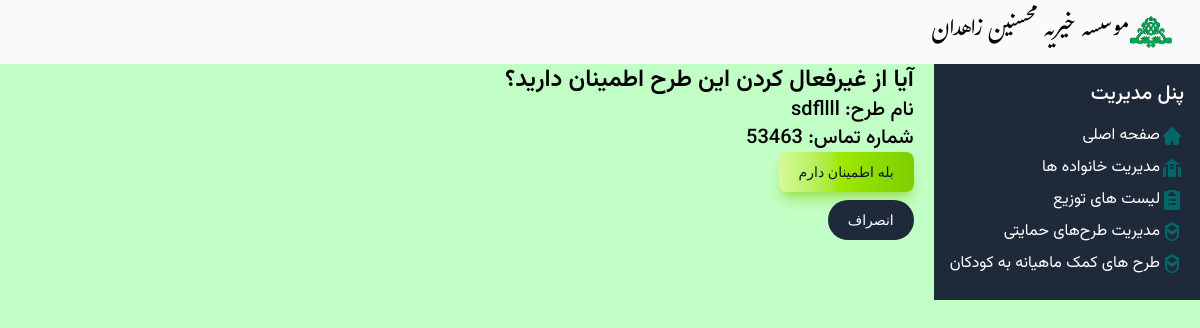
Before: /supporter/1/deactive with the older database file.
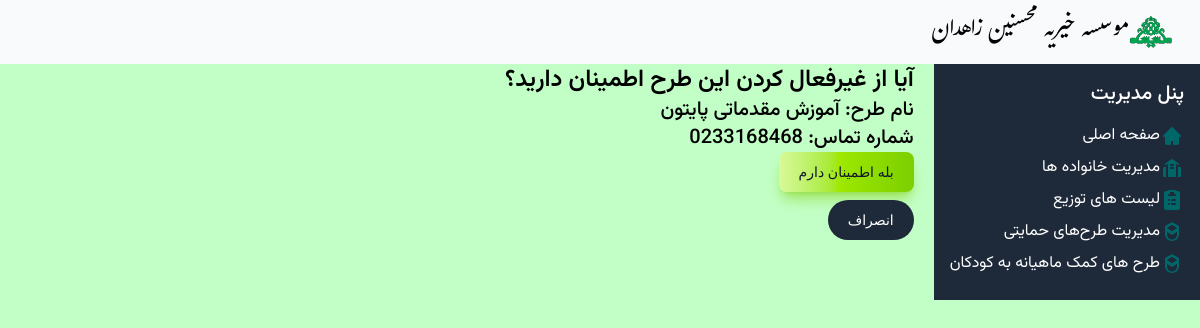
After: the same page with the newer database file.
### Mohsenin/models.py (models this page shows, shortened)
class Supporter(models.Model):
    name = models.CharField('نام', max_length=50)
    contact_number = models.CharField('شماره تماس', max_length=15, blank=True, null=True)
    email = models.EmailField('ایمیل', blank=True, null=True)
    is_active = models.BooleanField('فعال', default=True, choices=ACTIVATION_CHOICE)
    supports_orphans_only = models.BooleanField('فقط حمایت از یتیمان', default=True, choices=YES_NO_CHOICE)

### Mohsenin/Views/supportviews.py (the view, shortened to what this page needs)
# urls.py: path('supporter/<int:pk>/deactive', supportviews.SupporterDeactiveView.as_view(), name="support-deactive"),
class SupporterDeactiveView(generic.View):
    template_name = 'Support/supporter_confirm_deactive.html'
    def get(self, request, pk):
        supporter = get_object_or_404(Supporter, pk=pk)
        context = {
            'supporter': supporter
        }
        return render(request, self.template_name, context)

### Mohsenin/templates/Support/supporter_confirm_deactive.html (shortened to what this page needs)
{% extends "base.html" %}
{% block content %}
{% if supporter.is_active %}
<h2 class="vazir-semibold text-2xl">آیا از غیرفعال کردن این طرح اطمینان دارید؟</h2>
{% else%}
<h2 class="vazir-semibold text-2xl">آیا از فعال این طرح اطمینان دارید؟</h2>
{% endif %}
<h3 class="vazir-medium text-xl">نام طرح: {{ supporter.name }}</h3>
<h3 class="vazir-medium text-xl">شماره تماس: {{ supporter.contact_number }}</h3>
<form method="post">
    <button type="submit" class="text-gray-900 bg-gradient-to-r from-lime-200 via-lime-400 to-lime-500 hover:bg-gradient-to-br focus:ring-4 focus:outline-none focus:ring-lime-300 dark:focus:ring-lime-800 shadow-lg shadow-lime-500/50 dark:shadow-lg dark:shadow-lime-800/80 font-medium rounded-lg text-sm px-5 py-2.5 text-center me-2 mb-2">بله اطمینان دارم</button>
</form>
<a href="{% url 'supporter-list' %}"><button type="button" class="text-white bg-gray-800 hover:bg-gray-900 cursor-pointer focus:outline-none focus:ring-4 focus:ring-gray-300 font-medium rounded-full text-sm px-5 py-2.5 me-2 mb-2 ">انصراف</button></a>{% endblock %}

Changed rows visible on the page:
changed Supporter: name "sdfllll" → "آموزش مقدماتی پایتون"; contact_number "53463" → "0233168468"
